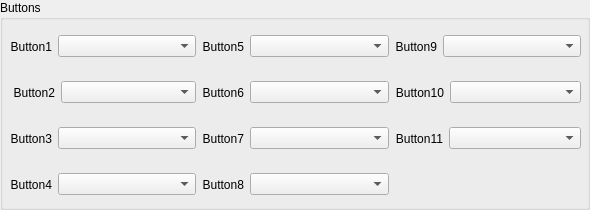
           <widget class="QGroupBox" name="ButtonGroup">
            <property name="title">
             <string>Buttons</string>
            </property>
            <widget class="QWidget" name="gridLayoutWidget_2">
             <property name="geometry">
              <rect>
               <x>10</x>
               <y>30</y>
               <width>571</width>
               <height>171</height>
              </rect>
             </property>
             <layout class="QGridLayout" name="gridLayout_2">
              <property name="horizontalSpacing">
               <number>6</number>
              </property>
              <property name="verticalSpacing">
               <number>13</number>
              </property>
              <item row="2" column="1">
               <widget class="QWidget" name="widget_5" native="true">
                <layout class="QHBoxLayout" name="horizontalLayout_12">
                 <property name="leftMargin">
                  <number>0</number>
                 </property>
                 <property name="topMargin">
                  <number>0</number>
                 </property>
                 <property name="rightMargin">
                  <number>0</number>
                 </property>
                 <property name="bottomMargin">
                  <number>0</number>
                 </property>
                 <item>
                  <widget class="QLabel" name="label_11">
                   <property name="text">
                    <string>Button7</string>
                   </property>
                   <property name="alignment">
                    <set>Qt::AlignRight|Qt::AlignTrailing|Qt::AlignVCenter</set>
                   </property>
                  </widget>
                 </item>
                 <item>
                  <widget class="QComboBox" name="buttoncombo_7">
                   <property name="sizePolicy">
                    <sizepolicy hsizetype="MinimumExpanding" vsizetype="Fixed">
                     <horstretch>0</horstretch>
                     <verstretch>0</verstretch>
                    </sizepolicy>
                   </property>
                   <property name="placeholderText">
                    <string>Select Input</string>
                   </property>
                  </widget>
                 </item>
                </layout>
               </widget>
              </item>
              <item row="0" column="0">
               <widget class="QWidget" name="widget" native="true">
                <layout class="QHBoxLayout" name="horizontalLayout_8">
                 <property name="leftMargin">
                  <number>0</number>
                 </property>
                 <property name="topMargin">
                  <number>0</number>
                 </property>
                 <property name="rightMargin">
                  <number>0</number>
                 </property>
                 <property name="bottomMargin">
                  <number>0</number>
                 </property>
                 <item>
                  <widget class="QLabel" name="label_7">
                   <property name="text">
                    <string>Button1</string>
                   </property>
                   <property name="alignment">
                    <set>Qt::AlignRight|Qt::AlignTrailing|Qt::AlignVCenter</set>
                   </property>
                  </widget>
                 </item>
                 <item>
                  <widget class="QComboBox" name="buttoncombo_1">
                   <property name="sizePolicy">
                    <sizepolicy hsizetype="MinimumExpanding" vsizetype="Fixed">
                     <horstretch>0</horstretch>
                     <verstretch>0</verstretch>
                    </sizepolicy>
                   </property>
                   <property name="placeholderText">
                    <string>Select Input</string>
                   </property>
                  </widget>
                 </item>
                </layout>
               </widget>
              </item>
              <item row="0" column="1">
               <widget class="QWidget" name="widget_2" native="true">
                <layout class="QHBoxLayout" name="horizontalLayout_9">
                 <property name="leftMargin">
                  <number>0</number>
                 </property>
                 <property name="topMargin">
                  <number>0</number>
                 </property>
                 <property name="rightMargin">
                  <number>0</number>
                 </property>
                 <property name="bottomMargin">
                  <number>0</number>
                 </property>
                 <item>
                  <widget class="QLabel" name="label_8">
                   <property name="text">
                    <string>Button5</string>
                   </property>
                   <property name="alignment">
                    <set>Qt::AlignRight|Qt::AlignTrailing|Qt::AlignVCenter</set>
                   </property>
                  </widget>
                 </item>
                 <item>
                  <widget class="QComboBox" name="buttoncombo_5">
                   <property name="sizePolicy">
                    <sizepolicy hsizetype="MinimumExpanding" vsizetype="Fixed">
                     <horstretch>0</horstretch>
                     <verstretch>0</verstretch>
                    </sizepolicy>
                   </property>
                   <property name="placeholderText">
                    <string>Select Input</string>
                   </property>
                  </widget>
                 </item>
                </layout>
               </widget>
              </item>
              <item row="1" column="0">
               <widget class="QWidget" name="widget" native="true">
                <layout class="QHBoxLayout" name="horizontalLayout_2" stretch="1,3">
                 <property name="leftMargin">
                  <number>0</number>
                 </property>
                 <property name="topMargin">
                  <number>0</number>
                 </property>
                 <property name="rightMargin">
                  <number>0</number>
                 </property>
                 <property name="bottomMargin">
                  <number>0</number>
                 </property>
                 <item>
                  <widget class="QLabel" name="label">
                   <property name="text">
                    <string>Button2</string>
                   </property>
                   <property name="alignment">
                    <set>Qt::AlignRight|Qt::AlignTrailing|Qt::AlignVCenter</set>
                   </property>
                  </widget>
                 </item>
                 <item>
                  <widget class="QComboBox" name="buttoncombo_2">
                   <property name="sizePolicy">
                    <sizepolicy hsizetype="MinimumExpanding" vsizetype="Fixed">
                     <horstretch>0</horstretch>
                     <verstretch>0</verstretch>
                    </sizepolicy>
                   </property>
                   <property name="placeholderText">
                    <string>Select Input</string>
                   </property>
                  </widget>
                 </item>
                </layout>
               </widget>
              </item>
              <item row="1" column="2">
               <widget class="QWidget" name="widget_6" native="true">
                <layout class="QHBoxLayout" name="horizontalLayout_13" stretch="0,0">
                 <property name="leftMargin">
                  <number>0</number>
                 </property>
                 <property name="topMargin">
                  <number>0</number>
                 </property>
                 <property name="rightMargin">
                  <number>0</number>
                 </property>
                 <property name="bottomMargin">
                  <number>0</number>
                 </property>
                 <item>
                  <widget class="QLabel" name="label_12">
                   <property name="text">
                    <string>Button10</string>
                   </property>
                   <property name="alignment">
                    <set>Qt::AlignRight|Qt::AlignTrailing|Qt::AlignVCenter</set>
                   </property>
                  </widget>
                 </item>
                 <item>
                  <widget class="QComboBox" name="buttoncombo_10">
                   <property name="sizePolicy">
                    <sizepolicy hsizetype="MinimumExpanding" vsizetype="Fixed">
                     <horstretch>0</horstretch>
                     <verstretch>0</verstretch>
                    </sizepolicy>
                   </property>
                   <property name="placeholderText">
                    <string>Select Input</string>
                   </property>
                  </widget>
                 </item>
                </layout>
               </widget>
              </item>
              <item row="3" column="0">
               <widget class="QWidget" name="widget_11" native="true">
                <layout class="QHBoxLayout" name="horizontalLayout_18">
                 <property name="leftMargin">
                  <number>0</number>
                 </property>
                 <property name="topMargin">
                  <number>0</number>
                 </property>
                 <property name="rightMargin">
                  <number>0</number>
                 </property>
                 <property name="bottomMargin">
                  <number>0</number>
                 </property>
                 <item>
                  <widget class="QLabel" name="label_17">
                   <property name="text">
                    <string>Button4</string>
                   </property>
                   <property name="alignment">
                    <set>Qt::AlignRight|Qt::AlignTrailing|Qt::AlignVCenter</set>
                   </property>
                  </widget>
                 </item>
                 <item>
                  <widget class="QComboBox" name="buttoncombo_4">
                   <property name="sizePolicy">
                    <sizepolicy hsizetype="MinimumExpanding" vsizetype="Fixed">
                     <horstretch>0</horstretch>
                     <verstretch>0</verstretch>
                    </sizepolicy>
                   </property>
                   <property name="placeholderText">
                    <string>Select Input</string>
                   </property>
                  </widget>
                 </item>
                </layout>
               </widget>
              </item>
              <item row="3" column="1">
               <widget class="QWidget" name="widget_28" native="true">
                <layout class="QHBoxLayout" name="horizontalLayout_36">
                 <property name="leftMargin">
                  <number>0</number>
                 </property>
                 <property name="topMargin">
                  <number>0</number>
                 </property>
                 <property name="rightMargin">
                  <number>0</number>
                 </property>
                 <property name="bottomMargin">
                  <number>0</number>
                 </property>
                 <item>
                  <widget class="QLabel" name="label_42">
                   <property name="text">
                    <string>Button8</string>
                   </property>
                   <property name="alignment">
                    <set>Qt::AlignRight|Qt::AlignTrailing|Qt::AlignVCenter</set>
                   </property>
                  </widget>
                 </item>
                 <item>
                  <widget class="QComboBox" name="buttoncombo_8">
                   <property name="sizePolicy">
                    <sizepolicy hsizetype="MinimumExpanding" vsizetype="Fixed">
                     <horstretch>0</horstretch>
                     <verstretch>0</verstretch>
                    </sizepolicy>
                   </property>
                   <property name="placeholderText">
                    <string>Select Input</string>
                   </property>
                  </widget>
                 </item>
                </layout>
               </widget>
              </item>
              <item row="2" column="2">
               <widget class="QWidget" name="widget_8" native="true">
                <layout class="QHBoxLayout" name="horizontalLayout_15">
                 <property name="leftMargin">
                  <number>0</number>
                 </property>
                 <property name="topMargin">
                  <number>0</number>
                 </property>
                 <property name="rightMargin">
                  <number>0</number>
                 </property>
                 <property name="bottomMargin">
                  <number>0</number>
                 </property>
                 <item>
                  <widget class="QLabel" name="label_14">
                   <property name="text">
                    <string>Button11</string>
                   </property>
                   <property name="alignment">
                    <set>Qt::AlignRight|Qt::AlignTrailing|Qt::AlignVCenter</set>
                   </property>
                  </widget>
                 </item>
                 <item>
                  <widget class="QComboBox" name="buttoncombo_11">
                   <property name="sizePolicy">
                    <sizepolicy hsizetype="MinimumExpanding" vsizetype="Fixed">
                     <horstretch>0</horstretch>
                     <verstretch>0</verstretch>
                    </sizepolicy>
                   </property>
                   <property name="placeholderText">
                    <string>Select Input</string>
                   </property>
                  </widget>
                 </item>
                </layout>
               </widget>
              </item>
              <item row="0" column="2">
               <widget class="QWidget" name="widget_7" native="true">
                <layout class="QHBoxLayout" name="horizontalLayout_14" stretch="0,0">
                 <property name="leftMargin">
                  <number>0</number>
                 </property>
                 <property name="topMargin">
                  <number>0</number>
                 </property>
                 <property name="rightMargin">
                  <number>0</number>
                 </property>
                 <property name="bottomMargin">
                  <number>0</number>
                 </property>
                 <item>
                  <widget class="QLabel" name="label_13">
                   <property name="text">
                    <string>Button9</string>
                   </property>
                   <property name="alignment">
                    <set>Qt::AlignRight|Qt::AlignTrailing|Qt::AlignVCenter</set>
                   </property>
                  </widget>
                 </item>
                 <item>
                  <widget class="QComboBox" name="buttoncombo_9">
                   <property name="sizePolicy">
                    <sizepolicy hsizetype="MinimumExpanding" vsizetype="Fixed">
                     <horstretch>0</horstretch>
                     <verstretch>0</verstretch>
                    </sizepolicy>
                   </property>
                   <property name="placeholderText">
                    <string>Select Input</string>
                   </property>
                  </widget>
                 </item>
                </layout>
               </widget>
              </item>
              <item row="2" column="0">
               <widget class="QWidget" name="widget_4" native="true">
                <layout class="QHBoxLayout" name="horizontalLayout_11">
                 <property name="leftMargin">
                  <number>0</number>
                 </property>
                 <property name="topMargin">
                  <number>0</number>
                 </property>
                 <property name="rightMargin">
                  <number>0</number>
                 </property>
                 <property name="bottomMargin">
                  <number>0</number>
                 </property>
                 <item>
                  <widget class="QLabel" name="label_10">
                   <property name="text">
                    <string>Button3</string>
                   </property>
                   <property name="alignment">
                    <set>Qt::AlignRight|Qt::AlignTrailing|Qt::AlignVCenter</set>
                   </property>
                  </widget>
                 </item>
                 <item>
                  <widget class="QComboBox" name="buttoncombo_3">
                   <property name="sizePolicy">
                    <sizepolicy hsizetype="MinimumExpanding" vsizetype="Fixed">
                     <horstretch>0</horstretch>
                     <verstretch>0</verstretch>
                    </sizepolicy>
                   </property>
                   <property name="placeholderText">
                    <string>Select Input</string>
                   </property>
                  </widget>
                 </item>
                </layout>
               </widget>
              </item>
              <item row="1" column="1">
               <widget class="QWidget" name="widget_3" native="true">
                <layout class="QHBoxLayout" name="horizontalLayout_10">
                 <property name="leftMargin">
                  <number>0</number>
                 </property>
                 <property name="topMargin">
                  <number>0</number>
                 </property>
                 <property name="rightMargin">
                  <number>0</number>
                 </property>
                 <property name="bottomMargin">
                  <number>0</number>
                 </property>
                 <item>
                  <widget class="QLabel" name="label_9">
                   <property name="text">
                    <string>Button6</string>
                   </property>
                   <property name="alignment">
                    <set>Qt::AlignRight|Qt::AlignTrailing|Qt::AlignVCenter</set>
                   </property>
                  </widget>
                 </item>
                 <item>
                  <widget class="QComboBox" name="buttoncombo_6">
                   <property name="sizePolicy">
                    <sizepolicy hsizetype="MinimumExpanding" vsizetype="Fixed">
                     <horstretch>0</horstretch>
                     <verstretch>0</verstretch>
                    </sizepolicy>
                   </property>
                   <property name="placeholderText">
                    <string>Select Input</string>
                   </property>
                  </widget>
                 </item>
                </layout>
               </widget>
              </item>
             </layout>
            </widget>
           </widget>
